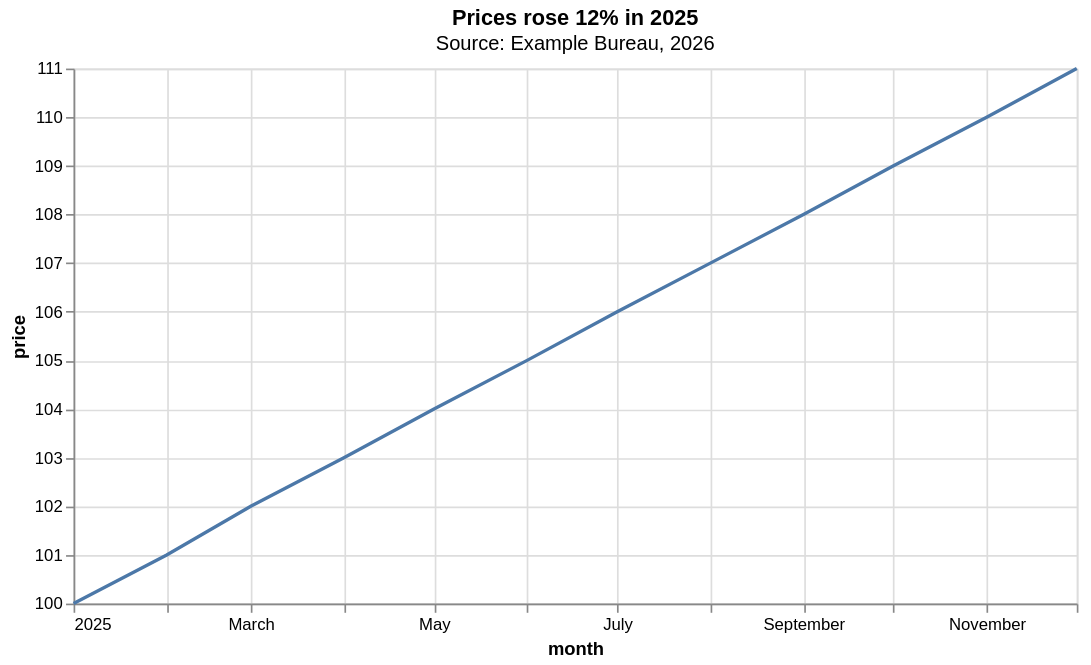

The Vega-Lite source for this figure:
### Vega-Lite specification from a JSON file in a GitHub repository (floating-point values rounded to 4 significant figures)
{"$schema": "https://vega.github.io/schema/vega-lite/v6.json", "title": {"text": "Prices rose 12% in 2025", "subtitle": "Source: Example Bureau, 2026"}, "width": 600, "height": 320, "data": {"values": [{"month": "2025-01-01", "price": 100}, {"month": "2025-02-01", "price": 101}, {"month": "2025-03-01", "price": 102}, {"month": "2025-04-01", "price": 103}, {"month": "2025-05-01", "price": 104}, {"month": "2025-06-01", "price": 105}, {"month": "2025-07-01", "price": 106}, {"month": "2025-08-01", "price": 107}, {"month": "2025-09-01", "price": 108}, {"month": "2025-10-01", "price": 109}, {"month": "2025-11-01", "price": 110}, {"month": "2025-12-01", "price": 111}]}, "mark": "line", "encoding": {"x": {"field": "month", "type": "temporal", "axis": {"labelAngle": 0}}, "y": {"field": "price", "type": "quantitative", "scale": {"zero": false}}}}
